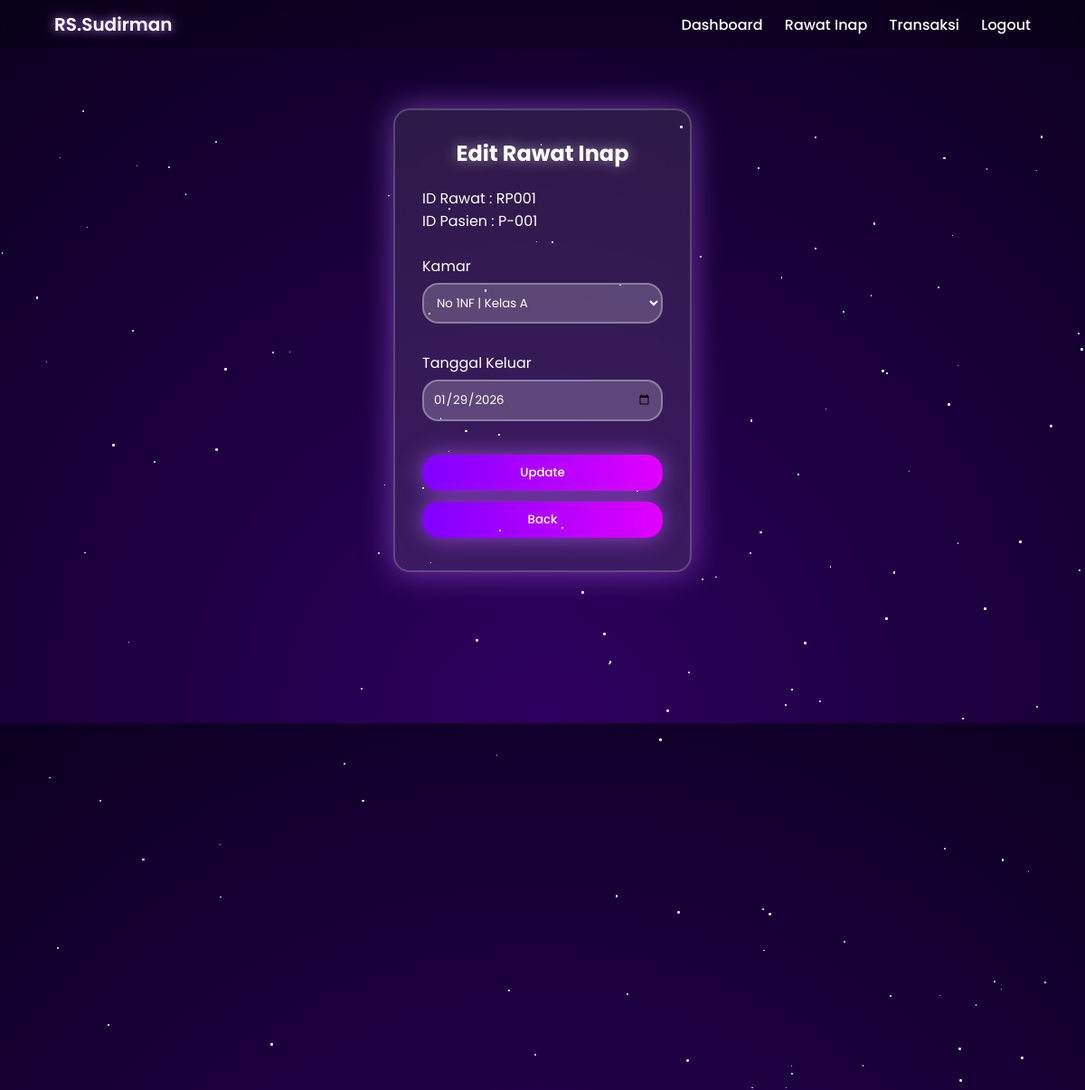
Page /rawatinap/editRawatInap.php?id=RP001 on the committed database.
### tables this page shows
CREATE TABLE `rawat_inap_zivana` (
  `id_rawat` varchar(5) NOT NULL,
  `id_pasien` varchar(5) NOT NULL,
  `id_kamar` varchar(5) NOT NULL,
  `tgl_masuk` date NOT NULL,
  `tgl_keluar` date DEFAULT NULL
);

### rawatinap/editRawatInap.php (the view, shortened to what this page needs)
<?php
include "../connect.php";
$id = $_GET['id'];
$data = mysqli_fetch_assoc(mysqli_query($conn, "
    SELECT *
    FROM rawat_inap_zivana
    WHERE id_rawat = '$id'
"));
$id_kamar_lama = $data['id_kamar'];
$kamar = mysqli_query($conn, "
    SELECT *
    FROM kamar_zivana
    WHERE status_kamar = 'tersedia'
       OR id_kamar = '$id_kamar_lama'
");
?>
<!DOCTYPE html>
<html lang="en">
<head>
     <link rel="stylesheet" href="../asset/zivana.css">
</head>
<body>
<div class="navbar">
    <h1>RS.Sudirman</h1>
    <div class="nav-links">
        <a href="../dashboard.php">Dashboard</a>
        <a href="../rawatinap/index.php">Rawat Inap</a>
        <a href="../transaksi/index.php">Transaksi</a>
        <a href="../logout.php">Logout</a>
    </div>
</div>
    <div class="box">
<h2>Edit Rawat Inap</h2>
<form method="post">
ID Rawat : <?= $data['id_rawat'] ?><br>
ID Pasien : <?= $data['id_pasien'] ?><br><br>
Kamar <br>
<select name="id_kamar" required>
<?php while($k = mysqli_fetch_assoc($kamar)) { ?>
    <option value="<?= $k['id_kamar'] ?>"
        <?= $k['id_kamar'] == $data['id_kamar'] ? 'selected' : '' ?>>
        No <?= $k['no_kamar'] ?> | Kelas <?= $k['kelas'] ?>
    </option>
<?php } ?>
</select><br><br>
Tanggal Keluar <br>
<input type="date" name="tgl_keluar"
       value="<?= $data['tgl_keluar'] ?>"><br><br>
<button type="submit" name="update">Update</button>
<button><a href="index.php">Back</a></button>
</form>
</div>
</body>
</html>

### asset/zivana.css (style rules this page uses)
* { margin:0; padding:0; box-sizing:border-box; font-family:'Poppins',sans-serif; }
body { min-height:100vh; background:radial-gradient(circle at bottom,#2e005f,#0b001f); overflow-x:hidden; color:#fff; position:relative; }
body::before { content:""; position:absolute; inset:0; background:url('https://cdn.pixabay.com/photo/2020/02/23/17/59/landscape-4876811_1280.png') no-repeat center/cover; opacity:0.65; z-index:-1; }
.navbar { width:100%; padding:12px 60px; display:flex; justify-content:space-between; align-items:center; background:rgba(0,0,0,0.2); backdrop-filter:blur(6px); position:fixed; top:0; left:0; z-index:10; }
.navbar h1 { font-size:20px; font-weight:600; color:#fff; text-shadow:0 0 12px #c18aff; }
.nav-links a { margin-left:20px; text-decoration:none; color:#fff; font-weight:500; transition:0.3s; }
.box { width:330px; padding:30px; border:2px solid rgba(255,255,255,0.2); border-radius:18px; backdrop-filter:blur(14px); background:rgba(255,255,255,0.1); box-shadow:0 0 35px rgba(180,100,255,0.55); margin:120px auto 60px; animation:fadeInUp .8s ease forwards; }
h2 { text-align:center; margin-bottom:20px; text-shadow:0 0 15px rgba(255,255,255,0.5); }
input, button, select, textarea { width:100%; padding:10px; border:none; border-radius:18px; margin:6px 0; outline:none; }
input, select, textarea { background:rgba(255,255,255,0.2); color:#fff; border:2px solid rgba(255,255,255,0.3); }
input::placeholder { color:#ddd; }
button { background:linear-gradient(85deg,#7f00ff,#e100ff); color:#fff; font-weight:500; cursor:pointer; box-shadow:0 0 25px rgba(190,100,255,0.6); transition:0.3s; }

### rawatinap/editRawatInap.php (style rules this page uses)
.box select option { background:rgb(181, 104, 216); }
a { text-decoration:none; color:#fff; }

### rows in the picture
rawat_inap_zivana: id_rawat "RP001", id_pasien "P-001", id_kamar "No 1NF | Kelas A", tgl_keluar "01/29/2026"
